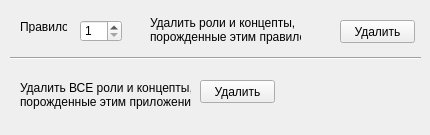
<?xml version="1.0" encoding="UTF-8"?>
<ui version="4.0">
 <class>RollbackForm</class>
 <widget class="QWidget" name="RollbackForm">
  <property name="geometry">
   <rect>
    <x>0</x>
    <y>0</y>
    <width>430</width>
    <height>135</height>
   </rect>
  </property>
  <property name="windowTitle">
   <string>Удалить порожденные концепты и роли</string>
  </property>
  <widget class="QSpinBox" name="sb_ruleID">
   <property name="geometry">
    <rect>
     <x>80</x>
     <y>20</y>
     <width>42</width>
     <height>22</height>
    </rect>
   </property>
   <property name="minimum">
    <number>1</number>
   </property>
   <property name="maximum">
    <number>9999</number>
   </property>
  </widget>
  <widget class="QPushButton" name="pb_delN">
   <property name="geometry">
    <rect>
     <x>340</x>
     <y>20</y>
     <width>75</width>
     <height>23</height>
    </rect>
   </property>
   <property name="text">
    <string>Удалить</string>
   </property>
  </widget>
  <widget class="QPushButton" name="p_dellAll">
   <property name="geometry">
    <rect>
     <x>200</x>
     <y>80</y>
     <width>75</width>
     <height>23</height>
    </rect>
   </property>
   <property name="text">
    <string>Удалить</string>
   </property>
  </widget>
  <widget class="QLabel" name="label">
   <property name="geometry">
    <rect>
     <x>20</x>
     <y>20</y>
     <width>47</width>
     <height>13</height>
    </rect>
   </property>
   <property name="text">
    <string>Правило:</string>
   </property>
  </widget>
  <widget class="QLabel" name="label_2">
   <property name="geometry">
    <rect>
     <x>150</x>
     <y>10</y>
     <width>151</width>
     <height>41</height>
    </rect>
   </property>
   <property name="text">
    <string>&lt;html&gt;&lt;head/&gt;&lt;body&gt;&lt;p&gt;Удалить роли и концепты,&lt;br&gt;порожденные этим правилом&lt;/p&gt;&lt;/body&gt;&lt;/html&gt;</string>
   </property>
  </widget>
  <widget class="Line" name="line">
   <property name="geometry">
    <rect>
     <x>10</x>
     <y>50</y>
     <width>411</width>
     <height>16</height>
    </rect>
   </property>
   <property name="orientation">
    <enum>Qt::Horizontal</enum>
   </property>
  </widget>
  <widget class="QLabel" name="label_3">
   <property name="geometry">
    <rect>
     <x>20</x>
     <y>80</y>
     <width>171</width>
     <height>31</height>
    </rect>
   </property>
   <property name="text">
    <string>Удалить ВСЕ роли и концепты,&lt;br&gt;порожденные этим приложением</string>
   </property>
  </widget>
 </widget>
 <resources/>
 <connections/>
</ui>
